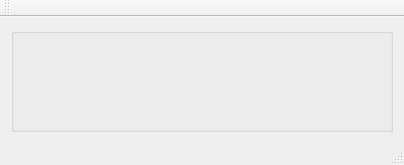
<?xml version="1.0" encoding="UTF-8"?>
<ui version="4.0">
 <class>MainWindow</class>
 <widget class="QMainWindow" name="MainWindow">
  <property name="geometry">
   <rect>
    <x>0</x>
    <y>0</y>
    <width>404</width>
    <height>165</height>
   </rect>
  </property>
  <property name="windowTitle">
   <string>Keyboard</string>
  </property>
  <widget class="QWidget" name="centralWidget">
   <layout class="QHBoxLayout" name="horizontalLayout">
    <item>
     <widget class="QGroupBox" name="groupBox_Keyboard">
      <property name="title">
       <string/>
      </property>
      <layout class="QVBoxLayout" name="verticalLayout"/>
     </widget>
    </item>
   </layout>
  </widget>
  <widget class="QMenuBar" name="menuBar">
   <property name="geometry">
    <rect>
     <x>0</x>
     <y>0</y>
     <width>404</width>
     <height>25</height>
    </rect>
   </property>
  </widget>
  <widget class="QToolBar" name="mainToolBar">
   <attribute name="toolBarArea">
    <enum>TopToolBarArea</enum>
   </attribute>
   <attribute name="toolBarBreak">
    <bool>false</bool>
   </attribute>
  </widget>
  <widget class="QStatusBar" name="statusBar"/>
 </widget>
 <layoutdefault spacing="6" margin="11"/>
 <resources/>
 <connections/>
</ui>
